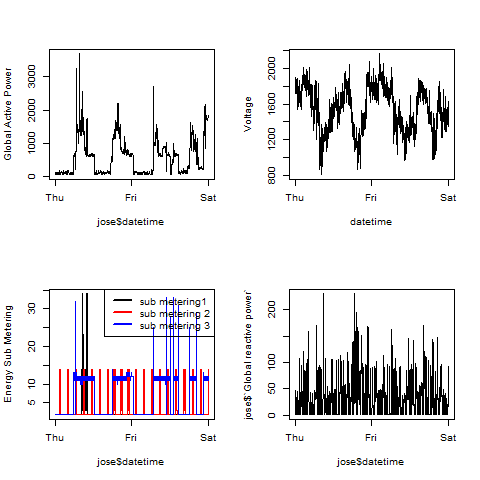

The R source for this figure:
k <- read.table("power.txt",sep = ";")
lam <- subset(k,V1=="1/2/2007")
kam <- subset(k,V1=="2/2/2007")
jose <- rbind(lam,kam)
colnames(jose) <- c("Date","Time","Global active power","Global reactive power","Voltage","Global intensity","Sub metering 1","Sub metering 2","Sub metering 3")
rownames(jose) <- c(1:2880)

jose$Date <- as.Date(jose$Date,format="%d/%m/%Y")
jose$datetime <- as.POSIXct(paste(jose$Date,jose$Time), format="%Y-%m-%d %H:%M:%S")
png(filename = "plot4.png",height = 480,width = 480,bg="transparent")
par(mfrow=c(2,2))
plot(jose$datetime,jose$`Global active power`,ylab = "Global Active Power",type = "n")
lines(jose$datetime,jose$`Global active power`)
plot(jose$datetime,jose$Voltage,ylab = "Voltage",xlab = "datetime",type = "n")
lines(jose$datetime,jose$Voltage)
plot(jose$datetime,jose$`Sub metering 1`,type = "n",ylab = "Energy Sub Metering")
lines(jose$datetime,jose$`Sub metering 1`,type = "l")
lines(jose$datetime,jose$`Sub metering 2`,col="red",type = "l")
lines(jose$datetime,jose$`Sub metering 3`,col="blue",type = "l")
legend("topright",c("sub metering1","sub metering 2","sub metering 3"),col=c("black","red","blue"),lwd=2.5)
plot(jose$datetime,jose$`Global reactive power`,type = "n")
lines(jose$datetime,jose$`Global reactive power`)
dev.off()